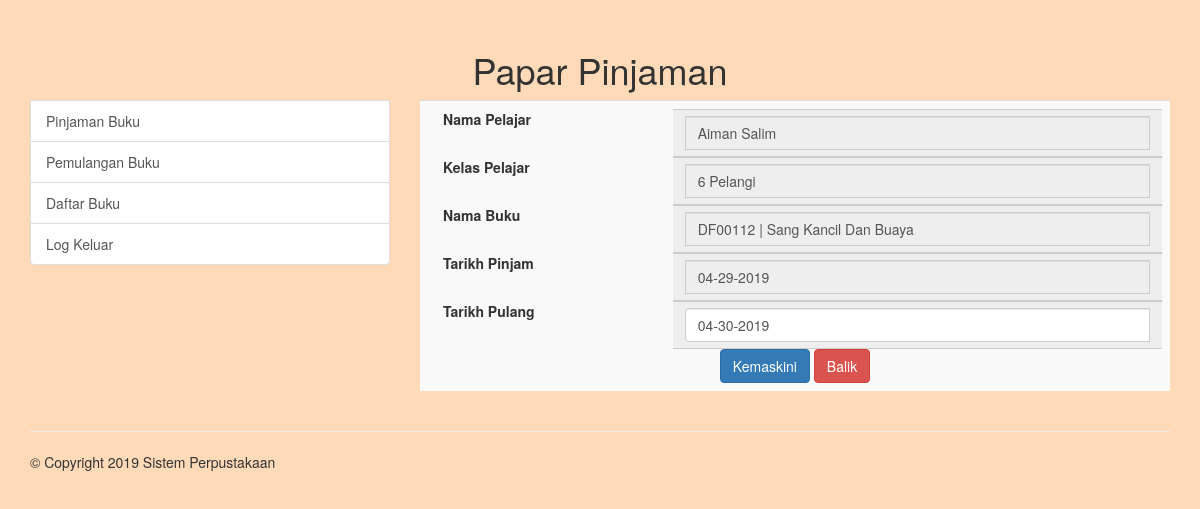
/pelajar-edit-pulang.php?stdid=1 (signed in), run on the app's committed database.
### tables this page shows
CREATE TABLE `tblpinjaman` (
  `id` int(255) NOT NULL,
  `nama_pelajar` varchar(255) NOT NULL,
  `kelas_pelajar` varchar(255) NOT NULL,
  `nama_buku` varchar(255) NOT NULL,
  `tarikh_pinjam` varchar(255) NOT NULL,
  `tarikh_pulang` varchar(255) NOT NULL,
  `empid` int(255) NOT NULL
);

### pelajar-edit-pulang.php (the view, shortened to what this page needs)
<?php
include('includes/config.php');
if(strlen($_SESSION['emplogin'])==0)
    {
header('location:index.php');
}
else{
 ?>
<!DOCTYPE html>
<html lang="en">
<head>
                <?php include "includes/header.php"; ?>
</head>
<body>
<div class="container">
        		<h1><center>Papar Pinjaman</center></h1>
	<div class="row">
		<div class="col-xs-4">
            <?php include "includes/sidebar.php"; ?>
		</div>
		<div class="col-xs-8">
                    <table class="table table-striped">
              <tbody>
                 <tr>
                    <td colspan="1">
                       <form method="post">
<?php
$lid=intval($_GET['stdid']);
$sql = "SELECT * from tblpinjaman where tblpinjaman.id=:lid";
$query = $dbh -> prepare($sql);
$query->bindParam(':lid',$lid,PDO::PARAM_STR);
$query->execute();
$results=$query->fetchAll(PDO::FETCH_OBJ);
if($query->rowCount() > 0)
{
foreach($results as $result)
{
      ?>
                                <label class="col-md-4 control-label">Nama Pelajar</label>
                                   <div class="input-group"><span class="input-group-addon"><input readonly id="nama_pelajar" name="nama_pelajar" class="form-control" required="true" value="<?php echo htmlentities($result->nama_pelajar);?>" type="text"></span></div>
                                <label class="col-md-4 control-label">Kelas Pelajar</label>
                                   <div class="input-group"><span class="input-group-addon"><input readonly id="kelas_pelajar" name="kelas_pelajar" class="form-control" required="true" value="<?php echo htmlentities($result->kelas_pelajar);?>" type="text"></span></div>
                                <label class="col-md-4 control-label">Nama Buku</label>
                                   <div class="input-group"><span class="input-group-addon"><input readonly id="nama_buku" name="nama_buku" class="form-control" required="true" value="<?php echo htmlentities($result->nama_buku);?>" type="text"></span></div>
                                <label class="col-md-4 control-label">Tarikh Pinjam</label>
                                   <div class="input-group"><span class="input-group-addon"><input readonly id="tarikh_pinjam" name="tarikh_pinjam" class="form-control" required="true" value="<?php echo htmlentities($result->tarikh_pinjam);?>" type="text"></span></div>
                                <label class="col-md-4 control-label">Tarikh Pulang</label>
                                   <div class="input-group"><span class="input-group-addon"> <input class="date form-control" name="tarikh_pulang" type="text" value="<?php echo htmlentities($result->tarikh_pulang);?>">
      </span></div>
                            <center><button class="btn btn-primary" type="submit" name="update">Kemaskini</button>&nbsp;<a href='pelajar-papar-pulang.php' class='btn btn-danger'>Balik</a></center>
                           <?php }}?>
                        </form>
                    </td>
                  </tr>
              </tbody>
           </table>
        </div>
	</div>
	<hr>
	<div class="row">
		<div class="col-xs-12">
			<footer>
                <?php include "includes/footer.php"; ?>
			</footer>
		</div>
	</div>
</div>
</body>
</html>
<?php }?>

### pelajar-edit-pulang.php (style rules this page uses)
body { padding-top: 30px; background-color: #FFDAB9; }

### includes/sidebar.php (style rules this page uses)
div { background-color: #FFDAB9; }

### data on the page
tblpinjaman: nama_pelajar "Aiman Salim", kelas_pelajar "6 Pelangi", nama_buku "DF00112 | Sang Kancil Dan Buaya", tarikh_pinjam "04-29-2019", tarikh_pulang "04-30-2019"
